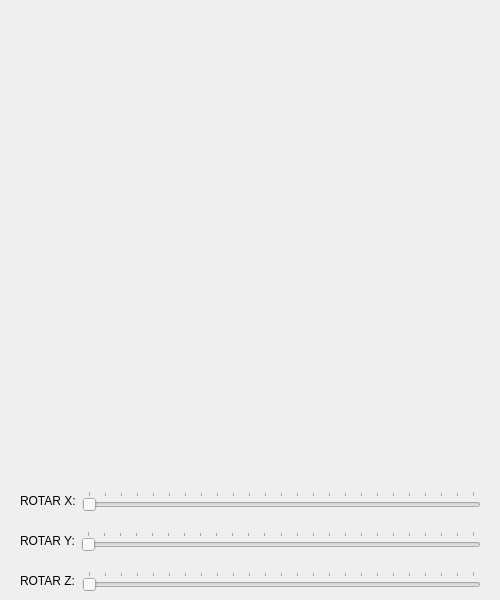
<?xml version="1.0" encoding="UTF-8"?>
<ui version="4.0">
 <class>Window</class>
 <widget class="QMainWindow" name="Window">
  <property name="geometry">
   <rect>
    <x>0</x>
    <y>0</y>
    <width>500</width>
    <height>600</height>
   </rect>
  </property>
  <property name="windowTitle">
   <string>Window</string>
  </property>
  <widget class="QWidget" name="centralwidget">
   <widget class="QWidget" name="layoutWidget">
    <property name="geometry">
     <rect>
      <x>20</x>
      <y>490</y>
      <width>461</width>
      <height>22</height>
     </rect>
    </property>
    <layout class="QHBoxLayout" name="horizontalLayout">
     <item>
      <widget class="QLabel" name="label">
       <property name="text">
        <string>ROTAR X:</string>
       </property>
      </widget>
     </item>
     <item>
      <widget class="QSlider" name="horizontalSlider">
       <property name="maximum">
        <number>360</number>
       </property>
       <property name="singleStep">
        <number>15</number>
       </property>
       <property name="pageStep">
        <number>16</number>
       </property>
       <property name="orientation">
        <enum>Qt::Horizontal</enum>
       </property>
       <property name="tickPosition">
        <enum>QSlider::TicksAbove</enum>
       </property>
      </widget>
     </item>
    </layout>
   </widget>
   <widget class="QWidget" name="layoutWidget">
    <property name="geometry">
     <rect>
      <x>20</x>
      <y>530</y>
      <width>461</width>
      <height>22</height>
     </rect>
    </property>
    <layout class="QHBoxLayout" name="horizontalLayout_2">
     <item>
      <widget class="QLabel" name="label_2">
       <property name="text">
        <string>ROTAR Y:</string>
       </property>
      </widget>
     </item>
     <item>
      <widget class="QSlider" name="horizontalSlider_2">
       <property name="maximum">
        <number>360</number>
       </property>
       <property name="singleStep">
        <number>15</number>
       </property>
       <property name="pageStep">
        <number>16</number>
       </property>
       <property name="orientation">
        <enum>Qt::Horizontal</enum>
       </property>
       <property name="tickPosition">
        <enum>QSlider::TicksAbove</enum>
       </property>
      </widget>
     </item>
    </layout>
   </widget>
   <widget class="QWidget" name="layoutWidget_2">
    <property name="geometry">
     <rect>
      <x>20</x>
      <y>570</y>
      <width>461</width>
      <height>22</height>
     </rect>
    </property>
    <layout class="QHBoxLayout" name="horizontalLayout_3">
     <item>
      <widget class="QLabel" name="label_3">
       <property name="text">
        <string>ROTAR Z:</string>
       </property>
      </widget>
     </item>
     <item>
      <widget class="QSlider" name="horizontalSlider_3">
       <property name="maximum">
        <number>360</number>
       </property>
       <property name="singleStep">
        <number>15</number>
       </property>
       <property name="pageStep">
        <number>16</number>
       </property>
       <property name="orientation">
        <enum>Qt::Horizontal</enum>
       </property>
       <property name="tickPosition">
        <enum>QSlider::TicksAbove</enum>
       </property>
      </widget>
     </item>
    </layout>
   </widget>
   <widget class="glwidget_3d" name="widget" native="true">
    <property name="geometry">
     <rect>
      <x>20</x>
      <y>20</y>
      <width>461</width>
      <height>451</height>
     </rect>
    </property>
   </widget>
  </widget>
 </widget>
 <customwidgets>
  <customwidget>
   <class>glwidget_3d</class>
   <extends>QWidget</extends>
   <header>glwidget_3d.h</header>
   <container>1</container>
   <slots>
    <slot>sRotacionX(int)</slot>
    <slot>sRotacionY(int)</slot>
    <slot>sRotacionZ(int)</slot>
   </slots>
  </customwidget>
 </customwidgets>
 <resources/>
 <connections>
  <connection>
   <sender>horizontalSlider</sender>
   <signal>valueChanged(int)</signal>
   <receiver>widget</receiver>
   <slot>sRotacionX(int)</slot>
   <hints>
    <hint type="sourcelabel">
     <x>174</x>
     <y>497</y>
    </hint>
    <hint type="destinationlabel">
     <x>171</x>
     <y>439</y>
    </hint>
   </hints>
  </connection>
  <connection>
   <sender>horizontalSlider_2</sender>
   <signal>valueChanged(int)</signal>
   <receiver>widget</receiver>
   <slot>sRotacionY(int)</slot>
   <hints>
    <hint type="sourcelabel">
     <x>228</x>
     <y>548</y>
    </hint>
    <hint type="destinationlabel">
     <x>260</x>
     <y>462</y>
    </hint>
   </hints>
  </connection>
  <connection>
   <sender>horizontalSlider_3</sender>
   <signal>valueChanged(int)</signal>
   <receiver>widget</receiver>
   <slot>sRotacionZ(int)</slot>
   <hints>
    <hint type="sourcelabel">
     <x>355</x>
     <y>587</y>
    </hint>
    <hint type="destinationlabel">
     <x>354</x>
     <y>462</y>
    </hint>
   </hints>
  </connection>
 </connections>
</ui>
